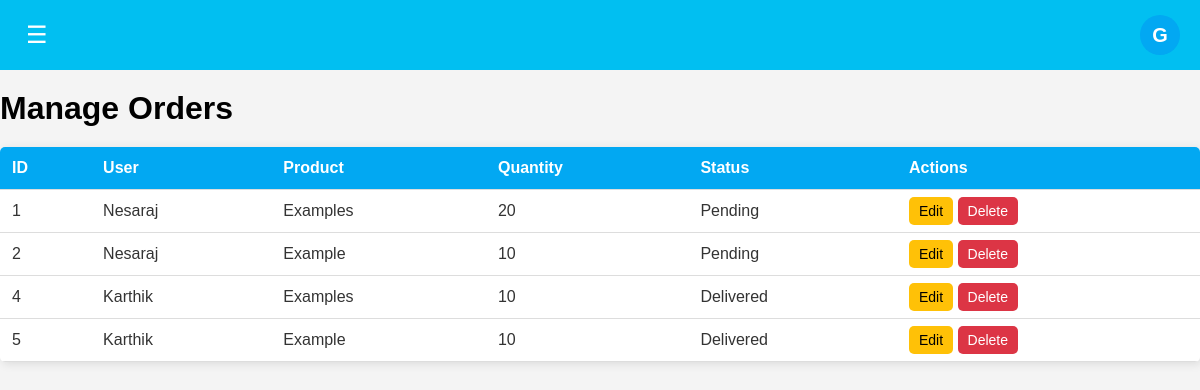
Screenshot of /orders.php (signed in) with the database file from the repository.
### tables this page shows
CREATE TABLE `orders` (
  `id` int(11) NOT NULL,
  `unique_id` varchar(50) NOT NULL,
  `user_id` varchar(50) NOT NULL,
  `product_id` int(11) NOT NULL,
  `quantity` int(11) NOT NULL,
  `status` enum('Pending','Processing','Shipped','Delivered','Cancelled') NOT NULL DEFAULT 'Pending',
  `created_at` timestamp NOT NULL DEFAULT current_timestamp(),
  `deleted_at` tinyint(1) NOT NULL DEFAULT 0
);

CREATE TABLE `users` (
  `id` int(11) NOT NULL,
  `unique_id` varchar(255) DEFAULT NULL,
  `name` varchar(255) NOT NULL,
  `email` varchar(255) NOT NULL,
  `password` varchar(255) NOT NULL,
  `role` enum('admin','user') NOT NULL,
  `otp` int(6) DEFAULT NULL,
  `created_at` timestamp NOT NULL DEFAULT current_timestamp(),
  `deleted_at` tinyint(1) DEFAULT 0
);

CREATE TABLE `products` (
  `id` int(11) NOT NULL,
  `unique_id` varchar(255) DEFAULT NULL,
  `name` varchar(255) NOT NULL,
  `description` text DEFAULT NULL,
  `price` decimal(10,2) NOT NULL,
  `stock` int(11) NOT NULL,
  `created_at` timestamp NOT NULL DEFAULT current_timestamp(),
  `deleted_at` tinyint(1) DEFAULT 0
);

### orders.php (the view, shortened to what this page needs)
<?php
include 'config.php';
$query = "SELECT orders.id, orders.unique_id, users.name AS user_name, products.name AS product_name,
                 orders.quantity, orders.status, orders.created_at
          FROM orders
          JOIN users ON orders.user_id = users.id
          JOIN products ON orders.product_id = products.id
          WHERE orders.deleted_at = 0";
$result = mysqli_query($conn, $query);
?>
<!DOCTYPE html>
<html lang="en">
<head>
    <link rel="stylesheet" href="dashboard.css">
</head>
<body>
    <div class="content">
        <div class="topnav">
            <button class="menu-btn" onclick="toggleSidebar()">☰</button>
            <div class="profile-btn" onclick="toggleDropdown()">
                <?php echo strtoupper(substr($_SESSION['name'], 0, 1)); ?>
            </div>
        </div>
        <div class="main-content">
            <h1 style="padding-top: 20px;">Manage Orders</h1>
            <table>
                <thead>
                    <tr>
                        <th>ID</th>
                        <th>User</th>
                        <th>Product</th>
                        <th>Quantity</th>
                        <th>Status</th>
                        <th>Actions</th>
                    </tr>
                </thead>
                <tbody>
                    <?php
                    if ($result && mysqli_num_rows($result) > 0) {
                        while ($row = mysqli_fetch_assoc($result)) {
                            echo "<tr>
                                    <td>{$row['id']}</td>
                                    <td>{$row['user_name']}</td>
                                    <td>{$row['product_name']}</td>
                                    <td>{$row['quantity']}</td>
                                    <td>{$row['status']}</td>
                                    <td>
                                        <a href='edit_order.php?id={$row['id']}' class='edit-btn'>Edit</a>
                                        <a href='delete_order.php?id={$row['id']}' class='delete-btn' onclick='return confirm(\"Are you sure?\")'>Delete</a>
                                    </td>
                                  </tr>";
                        }
                    } else {
                        echo "<tr><td colspan='6'>No orders found.</td></tr>";
                    }
                    ?>
                </tbody>
            </table>
        </div>
    </div>
</body>
</html>

### dashboard.css (style rules this page uses)
body, h1, h2, p, ul { margin: 0; padding: 0; font-family: Arial, sans-serif; }
body { background-color: #f4f4f4; display: flex; flex-direction: column; }
.content { width: 100%; transition: margin-left 0.3s ease-in-out; }
.topnav { background: #01bff1; color: #fff; padding: 15px 20px; display: flex; justify-content: space-between; align-items: center; position: relative; }
.menu-btn { background: none; border: none; color: white; font-size: 24px; cursor: pointer; }
.profile-btn { background: #02a8f2; color: white; width: 40px; height: 40px; border-radius: 50%; text-align: center; line-height: 40px; font-size: 20px; cursor: pointer; font-weight: bold; text-transform: uppercase; position: relative; }
table { width: 100%; border-collapse: collapse; margin-top: 20px; background: white; border-radius: 5px; overflow: hidden; box-shadow: 2px 2px 10px rgba(0, 0, 0, 0.1); }
th, td { padding: 12px; text-align: left; border-bottom: 1px solid #ddd; }
th { background: #02a8f2; color: white; }
td { color: #333; }
.edit-btn, .delete-btn { padding: 6px 10px; text-decoration: none; border-radius: 5px; font-size: 14px; }
.edit-btn { background: #ffc107; color: black; }
.delete-btn { background: #dc3545; color: white; }

### rows the page displays
orders: id "1", user.name "Nesaraj", product.name "Examples", quantity "20", status "Pending"
orders: id "2", user.name "Nesaraj", product.name "Example", quantity "10", status "Pending"
orders: id "4", user.name "Karthik", product.name "Examples", quantity "10", status "Delivered"
orders: id "5", user.name "Karthik", product.name "Example", quantity "10", status "Delivered"

### other values shown
substr($_SESSION['name'], 0, 1) "G"
